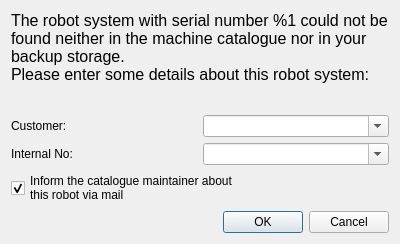
<?xml version="1.0" encoding="UTF-8"?>
<ui version="4.0">
 <class>DialogGetMachineData</class>
 <widget class="QDialog" name="DialogGetMachineData">
  <property name="geometry">
   <rect>
    <x>0</x>
    <y>0</y>
    <width>400</width>
    <height>244</height>
   </rect>
  </property>
  <property name="windowTitle">
   <string>Robot System Information</string>
  </property>
  <layout class="QVBoxLayout" name="verticalLayout">
   <item>
    <widget class="QLabel" name="lbHeader">
     <property name="font">
      <font>
       <pointsize>12</pointsize>
      </font>
     </property>
     <property name="text">
      <string>The robot system with serial number %1 could not be found neither in the machine catalogue nor in your backup storage.
Please enter some details about this robot system:</string>
     </property>
     <property name="textFormat">
      <enum>Qt::PlainText</enum>
     </property>
     <property name="wordWrap">
      <bool>true</bool>
     </property>
    </widget>
   </item>
   <item>
    <spacer name="verticalSpacer">
     <property name="orientation">
      <enum>Qt::Vertical</enum>
     </property>
     <property name="sizeHint" stdset="0">
      <size>
       <width>20</width>
       <height>40</height>
      </size>
     </property>
    </spacer>
   </item>
   <item>
    <layout class="QGridLayout" name="gridLayout" rowstretch="0,0">
     <item row="1" column="1">
      <widget class="QComboBox" name="cbInternalNumber">
       <property name="toolTip">
        <string>Enter here the customers' internal machine number.</string>
       </property>
       <property name="editable">
        <bool>true</bool>
       </property>
       <property name="currentIndex">
        <number>-1</number>
       </property>
       <property name="insertPolicy">
        <enum>QComboBox::InsertAlphabetically</enum>
       </property>
      </widget>
     </item>
     <item row="0" column="0">
      <widget class="QLabel" name="label_2">
       <property name="text">
        <string>Customer:</string>
       </property>
      </widget>
     </item>
     <item row="0" column="1">
      <widget class="QComboBox" name="cbCustomerName">
       <property name="toolTip">
        <string>Enter here the customers name.</string>
       </property>
       <property name="editable">
        <bool>true</bool>
       </property>
       <property name="currentIndex">
        <number>-1</number>
       </property>
       <property name="insertPolicy">
        <enum>QComboBox::InsertAlphabetically</enum>
       </property>
      </widget>
     </item>
     <item row="1" column="0">
      <widget class="QLabel" name="label_3">
       <property name="text">
        <string>Internal No:</string>
       </property>
      </widget>
     </item>
    </layout>
   </item>
   <item>
    <widget class="QCheckBox" name="cbInformMaintainer">
     <property name="text">
      <string>Inform the catalogue maintainer about 
this robot via mail</string>
     </property>
     <property name="checked">
      <bool>true</bool>
     </property>
    </widget>
   </item>
   <item>
    <widget class="QDialogButtonBox" name="buttonBox">
     <property name="orientation">
      <enum>Qt::Horizontal</enum>
     </property>
     <property name="standardButtons">
      <set>QDialogButtonBox::Cancel|QDialogButtonBox::Ok</set>
     </property>
    </widget>
   </item>
  </layout>
 </widget>
 <tabstops>
  <tabstop>cbCustomerName</tabstop>
  <tabstop>cbInternalNumber</tabstop>
  <tabstop>cbInformMaintainer</tabstop>
  <tabstop>buttonBox</tabstop>
 </tabstops>
 <resources/>
 <connections>
  <connection>
   <sender>buttonBox</sender>
   <signal>accepted()</signal>
   <receiver>DialogGetMachineData</receiver>
   <slot>accept()</slot>
   <hints>
    <hint type="sourcelabel">
     <x>248</x>
     <y>254</y>
    </hint>
    <hint type="destinationlabel">
     <x>157</x>
     <y>274</y>
    </hint>
   </hints>
  </connection>
  <connection>
   <sender>buttonBox</sender>
   <signal>rejected()</signal>
   <receiver>DialogGetMachineData</receiver>
   <slot>reject()</slot>
   <hints>
    <hint type="sourcelabel">
     <x>316</x>
     <y>260</y>
    </hint>
    <hint type="destinationlabel">
     <x>286</x>
     <y>274</y>
    </hint>
   </hints>
  </connection>
 </connections>
</ui>
